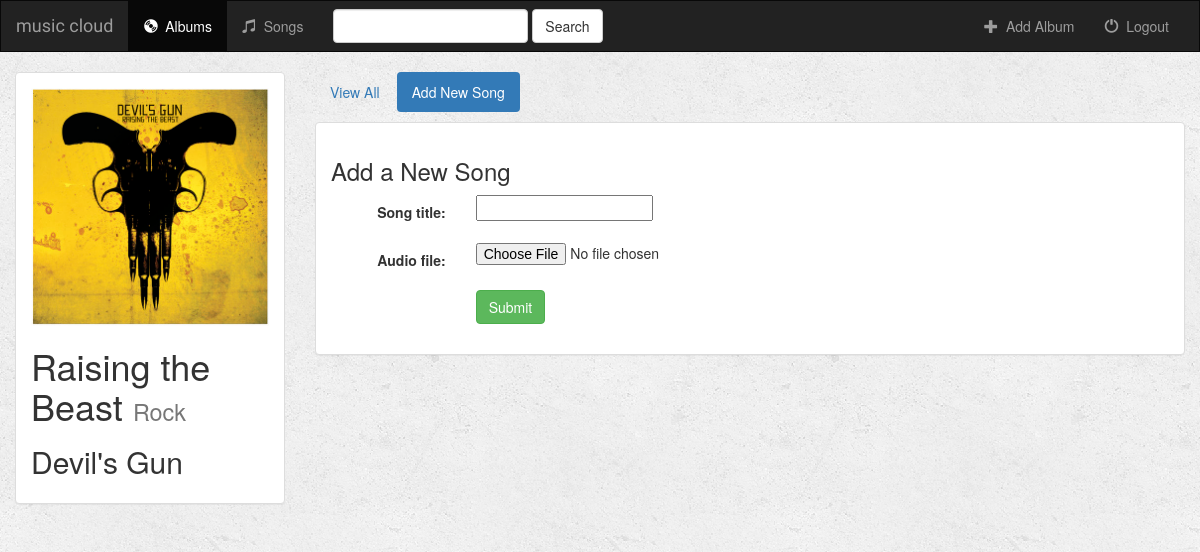
Page /music/52/create_song/ on the committed database.
### music/models.py (models this page shows)
class Album(models.Model):
    user = models.ForeignKey(User, on_delete=models.CASCADE,default=1)
    artist = models.CharField(max_length=250)
    album_title = models.CharField(max_length=500)
    genre = models.CharField(max_length=100)
    album_logo = models.FileField()
    is_favorite = models.BooleanField(default=False)
    def __str__(self):
        return self.album_title + ' - ' + self.artist

### music/views.py (the view, shortened to what this page needs)
# urls.py: url(r'^(?P<album_id>[0-9]+)/create_song/$', views.create_song, name='create_song'),
def create_song(request, album_id):
    form = SongForm(request.POST or None, request.FILES or None)
    album = get_object_or_404(Album, pk=album_id)
    context = {
        'album': album,
        'form': form,
    }
    return render(request, 'music/create_song.html', context)

### music/forms.py
class SongForm(forms.ModelForm):
    class Meta:
        model = Song
        fields = ['song_title', 'audio_file']

### music/templates/music/create_song.html (shortened to what this page needs)
{% extends 'music/base.html' %}
{% block albums_active %}active{% endblock %}
{% block body %}
<div class="container-fluid">
    <div class="row">
        <div class="col-sm-4 col-md-3">
            <div class="panel panel-default">
                <div class="panel-body">
                        <a href="{% url 'music:detail' album.id %}">
                            {% if album.album_logo %}
                                <img src="{{ album.album_logo.url }}" class="img-responsive">
                            {% else %}
                                <h3>No image to display</h3>
                            {% endif %}
                        </a>
                    <h1>{{ album.album_title }} <small>{{ album.genre }}</small></h1>
                    <h2>{{ album.artist }}</h2>
                </div>
            </div>
        </div>
        <div class="col-sm-8 col-md-9">
            <ul class="nav nav-pills" style="margin-bottom: 10px;">
                <li role="presentation"><a href="{% url 'music:detail' album.id %}">View All</a></li>
                <li role="presentation" class="active"><a href="{% url 'music:create_song' album.id %}">Add New Song</a></li>
            </ul>
            <div class="panel panel-default">
                <div class="panel-body">
                    <h3>Add a New Song</h3>
                    <form class="form-horizontal" role="form" action="" method="post" enctype="multipart/form-data">
                        {% include 'music/form_template.html' %}
                        <div class="form-group">
                            <div class="col-sm-offset-2 col-sm-10">
                                <button type="submit" class="btn btn-success">Submit</button>
                            </div>
                        </div>
                    </form>
                </div>
            </div>
        </div>
    </div>
</div>
{% endblock %}

### music/static/music/style.css (style rules this page uses)
body { background: white url("images/background.png"); }

### rows in the picture
Album: album_logo (picture), album_title "Raising the Beast", genre "Rock", artist "Devil's Gun"

### other values in the picture
{{ field.label_tag }} "Song title:" "Audio file:"
